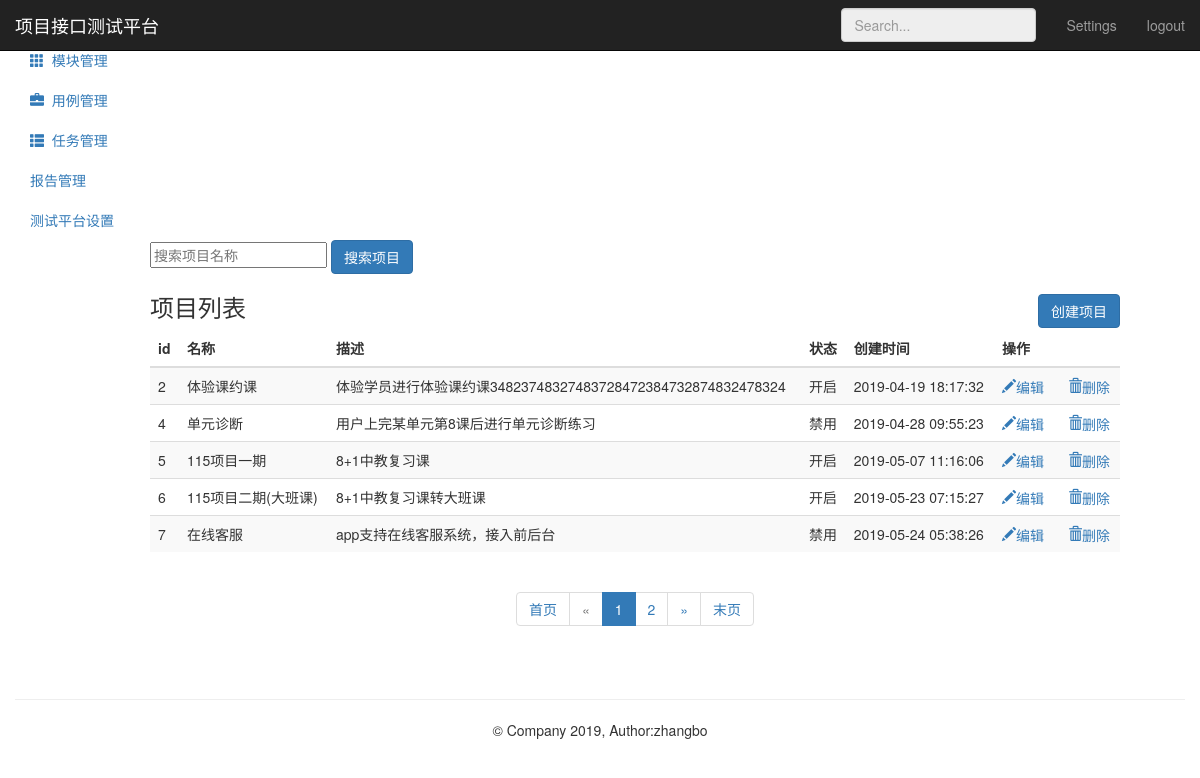
Screenshot of /project/ (signed in) with the database file from the repository.
### project_app/models.py (models this page shows, shortened)
class Project(models.Model):
      name = models.CharField("名称",max_length=50,null=False)
      describe = models.TextField("描述",default="",max_length=50)
      status = models.BooleanField("状态",default=1)
      update_time = models.DateTimeField(auto_now=True)
      create_time = models.DateTimeField(auto_now_add=True)

### project_app/views.py (the view)
# urls.py: path('',views.project_manage),
@login_required
def project_manage(request):
    project_all = Project.objects.all()
    paginator = Paginator(project_all,5)
    paginator_num_pages = paginator.num_pages
    print ("共分：",str(paginator_num_pages)+"页")
    paginator_num_pages_array_ = paginator.page_range
    print ("数组形式表示：",paginator_num_pages_array_)
    page1 = paginator.page(1)
    print ("第一页：",page1)
    page_num = page1.number
    print ("第一页：",page_num)
    page = request.GET.get('page','')
    print ("urlpage传参：",page)
    try:
        contacts = paginator.page(page)
        print ("contacts---------->1",contacts)
    except PageNotAnInteger:
        contacts = paginator.page(1)
        print ("contacts---------->2",contacts)
    except EmptyPage:
        contacts = paginator.page(paginator.num_pages)
        print ("contacts---------->3",contacts)
    print ("第二页索引：",contacts.number)
    print ("第几页：",contacts)
    return render(request,"project.html",{"projects":contacts,
                                          "type":"list",
                                          "page":page,
                                          "page_num":page_num,
                                          "paginator_num_pages":paginator_num_pages,
                                          "paginator_num_pages_array_":paginator_num_pages_array_})

### templates/project.html (shortened to what this page needs)
{% extends "base.html" %}
{% block base %}
     <nav class="navbar navbar-inverse navbar-fixed-top">
        <div class="container-fluid">
            <div class="navbar-header">
            <a class="navbar-brand" href="#">项目接口测试平台</a>
            </div>
            <div id="navbar" class="navbar-collapse collapse">
                <ul class="nav navbar-nav navbar-right">
                    <li><a href="#">Settings</a></li>
                    <li><a href="/logout/">logout</a></li>
                </ul>
                <form class="navbar-form navbar-right">
                    <input type="text" class="form-control" placeholder="Search..." disabled="disabled">
                </form>
            </div>
        </div>
     </nav>
     <div class="container-fluid">
        <div class="row">
            <div class="col-sm-3 col-md-2 sidebar" style="width:150px;">
                <ul class="nav nav-sidebar">
                    <li class="active">
                        <a href="/project/">
                        </a>
                    </li>
                    <li>
                        <a href="/module/">
                            <i class="glyphicon glyphicon-th"></i>&nbsp;&nbsp;模块管理
                        </a>
                    </li>
               </ul>
               <ul class="nav nav-sidebar">
                   <li>
                       <a href="/testcase/">
                           <i class="glyphicon glyphicon-briefcase"></i>&nbsp;&nbsp;用例管理
                       </a>
                   </li>
                   <li>
                       <a href="/testtask/">
                           <i class="glyphicon glyphicon-th-list"></i>&nbsp;&nbsp;任务管理
                       </a>
                   </li>
               </ul>
               <ul class="nav nav-sidebar">
                    <li><a href="">报告管理</a></li>
                    <li><a href="">测试平台设置</a></li>
               </ul>
            </div>
            <div style="margin-left: 135px;" class="col-sm-9 col-sm-offset-3 col-md-10 col-md-offset-2 main">
                {% if type == "list" %}
                <form class="project" method="get" name="project-page" action="search">
                    <input  type="text" name="search_name" placeholder="搜索项目名称">
                    <button class="btn btn-primary" type="submit">搜索项目</button>
                </form>
                <h3 class="sub-header">项目列表
                    <button class="btn btn-primary" name="submit" style="float:right;"
                            onclick="location.href='/project/add_project/'">创建项目</button>
                </h3>
                <div class="table-responsive">
                    <table class="table table-striped">
                        <thead>
                            <tr style="text-align: center">
                                <th>id</th>
                                <th>名称</th>
                                <th>描述</th>
                                <th>状态</th>
                                <th>创建时间</th>
                                <th>操作</th>
                            </tr>
                        </thead>
                        <tbody>
                            {% for project in projects %}
                            <tr>
                                  <td>{{ project.id}}</td>
                                  <td>{{ project.name}}</td>
                                  <td>{{ project.describe}}</td>
                                  <td>
                                      {% if project.status == True %}
                                          <span>开启</span>
                                      {% elif project.status == False %}
                                          <span>禁用</span>
                                      {% endif %}
                                  </td>
                                  <td>{{ project.create_time | date:"Y-m-d H:i:s" }}</td>
                                  <td>
                                      <a href="/project/edit_project/{{ project.id }}/">
                                          <i class="glyphicon glyphicon-pencil">编辑</i>
                                      </a>
                                      <a href="/project/delete_project/{{ project.id }}/" style="margin-left:20px;"
                                              onclick="return project_del()">
                                          <i class="glyphicon glyphicon-trash">删除</i>
                                      </a>
                                  </td>
                            </tr>
                            {% endfor %}
                        </tbody>
                    </table>
                </div>
                {% endif %}
                {% if type == "list" %}
                    <div style="text-align: center;">
                       <nav aria-label="Page navigation">
                          <ul class="pagination">
                              {% if projects %}
                                  {% if search_name %}
                                      <li>
                                          <a href="?search_name={{ search_name }}&page={{ page_num }}" aria-label="Previous">
                                              <span aria-hidden="true">首页</span>
                                          </a>
                                      </li>
                                  {% else %}
                                      <li>
                                          <a href="?page={{ page_num }}" aria-label="Previous">
                                              <span aria-hidden="true">首页</span>
                                          </a>
                                      </li>
                                  {% endif %}
                                  {% if projects.has_previous %}
                                      {% if search_name %}
                                          <li>
                                              <a href="?search_name={{ search_name }}&page={{ projects.previous_page_number}}" aria-label="Previous">
                                                  <span aria-hidden="true">&laquo;</span>
                                              </a>
                                          </li>
                                      {% else %}
                                          <li>
                                              <a href="?page={{ projects.previous_page_number}}" aria-label="Previous">
                                                  <span aria-hidden="true">&laquo;</span>
                                              </a>
                                          </li>
                                      {% endif %}
                                  {% else %}
                                      <li class="disabled">
                                              <a href="#" aria-label="Next">
                                                  <span aria-hidden="true">&laquo;</span>
                                              </a>
                                      </li>
                                  {% endif%}
                                  {% for p1 in paginator_num_pages_array_ %}
                                      {% if projects.has_previous %}
                                          {% if search_name %}
                                              {% if p1 == projects.number %}
                                                  <li class="active">
                                                      <a href="?search_name={{ search_name }}&page={{ p1 }}">
                                                          {{ p1 }}
                                                      </a>
                                                  </li>
                                              {% else %}
                                                  <li>
                                                      <a href="?search_name={{ search_name }}&page={{ p1 }}">
                                                          {{ p1 }}
                                                      </a>
                                                  </li>
                                              {% endif %}
                                          {% else %}
                                              {% if p1 == projects.number %}
                                                  <li class="active">
                                                      <a href="?page={{ p1 }}">
                                                          {{ p1 }}
                                                      </a>
                                                  </li>
                                              {% else %}
                                                  <li>
                                                      <a href="?page={{ p1 }}">
                                                          {{ p1 }}
                                                      </a>
                                                  </li>
                                              {% endif %}
                                          {% endif %}
                                      {% else %}
                                          {% if search_name %}
                                              {% if p1 == projects.number %}
                                                  <li class="active">
                                                      <a href="?search_name={{ search_name }}&page={{ p1 }}">
                                                          {{ p1 }}
                                                      </a>
                                                  </li>
                                              {% else %}
                                                  <li>
                                                      <a href="?search_name={{ search_name }}&page={{ p1 }}">
                                                          {{ p1 }}
                                                      </a>
                                                  </li>
                                              {% endif %}
                                          {% else %}
                                              {% if p1 == projects.number %}
                                                  <li class="active">
                                                      <a href="?page={{ p1 }}">
                                                          {{ p1 }}
                                                      </a>
                                                  </li>
                                              {% else %}
                                                  <li>
                                                      <a href="?page={{ p1 }}">
                                                          {{ p1 }}
                                                      </a>
                                                  </li>
                                              {% endif %}
                                          {% endif %}
                                      {% endif %}
                                  {% endfor %}
                                  {% if projects.has_next %}
                                      {% if search_name %}
                                          <li>
                                              <a href="?search_name={{ search_name }}&page={{ projects.next_page_number}}" aria-label="Previous">
                                                  <span aria-hidden="true">&raquo;</span>
                                              </a>
                                          </li>
                                      {% else %}
                                          <li>
                                              <a href="?page={{ projects.next_page_number}}" aria-label="Previous">
                                                  <span aria-hidden="true">&raquo;</span>
                                              </a>
                                          </li>
                                      {% endif %}
                                  {% else %}
                                      <li class="disabled">
                                              <a href="#" aria-label="Next">
                                                  <span aria-hidden="true">&raquo;</span>
                                              </a>
                                      </li>
                                  {% endif %}
                                  {% if search_name %}
                                      <li>
                                          <a href="?search_name={{ search_name }}&page={{ paginator_num_pages }}" aria-label="Previous">
                                              <span aria-hidden="true">末页</span>
                                          </a>
                                     </li>
                                  {% else %}
                                      <li>
                                          <a href="?page={{ paginator_num_pages }}" aria-label="Previous">
                                              <span aria-hidden="true">末页</span>
                                          </a>
                                     </li>
                                  {% endif %}
                              {% endif %}
                          </ul>
                       </nav>
                    </div>
                {% endif %}
            </div>
        </div>
     </div>
{% endblock %}

### rows the page displays
Project: id "2", name "体验课约课", describe "体验学员进行体验课约课34823748327483728472384732874832478324", status "开启", create_time "2019-04-19 18:17:32"
Project: id "4", name "单元诊断", describe "用户上完某单元第8课后进行单元诊断练习", status "禁用", create_time "2019-04-28 09:55:23"
Project: id "5", name "115项目一期", describe "8+1中教复习课", status "开启", create_time "2019-05-07 11:16:06"
Project: id "6", name "115项目二期(大班课)", describe "8+1中教复习课转大班课", status "开启", create_time "2019-05-23 07:15:27"
Project: id "7", name "在线客服", describe "app支持在线客服系统，接入前后台", status "禁用", create_time "2019-05-24 05:38:26"

### other values shown
{{ p1 }} "1"
{{ p1 }} "2"
